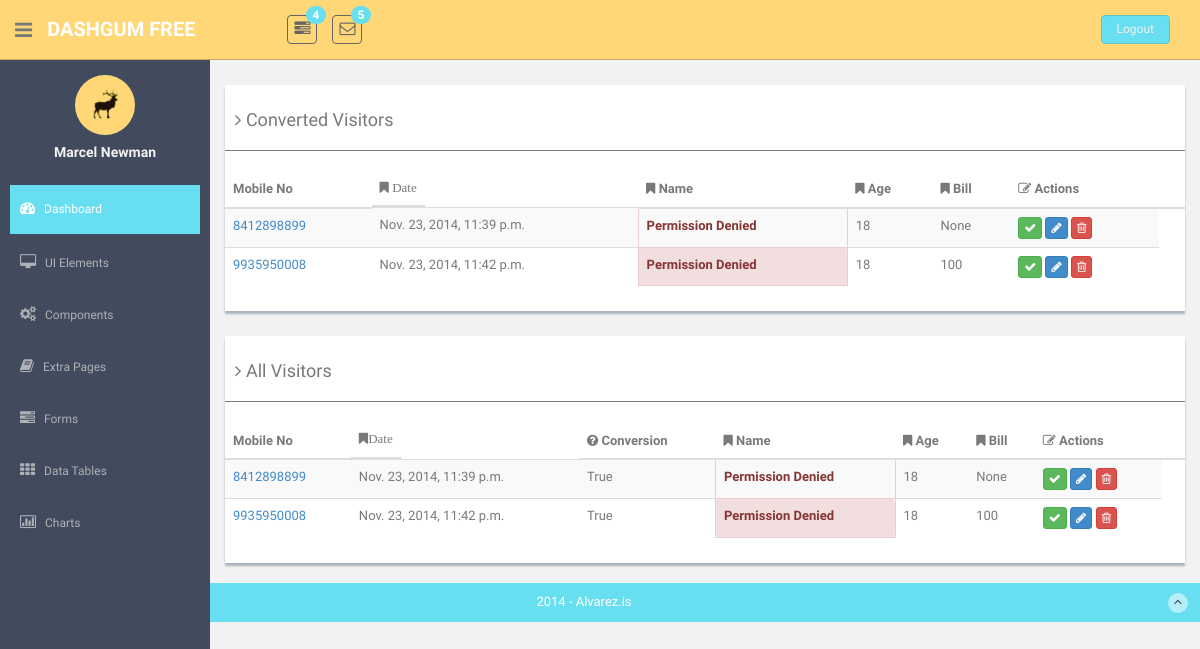
The page /records/ (signed in) on the database as committed earlier.
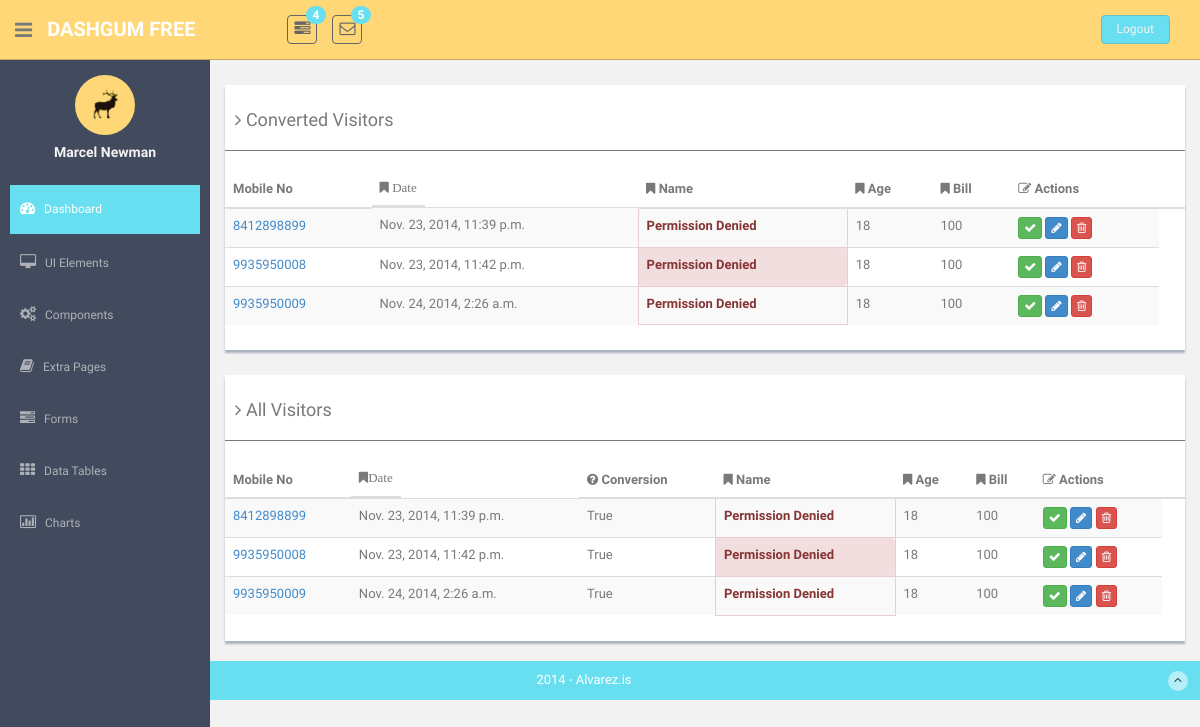
The same page on the database as committed later.
### clients/models.py (models this page shows)
class Record(models.Model):
    user = models.ForeignKey(User)
    rest_name = models.CharField(null=True,blank=True,max_length=32)
    date = models.DateTimeField(auto_now_add=True, blank=False)
    mobile = models.IntegerField(blank=False,max_length=10)
    name = models.CharField(null=True,blank=True,max_length=32)
    age = models.IntegerField(blank=False,max_length=2)
    conversion = models.BooleanField(default=False)
    bill = models.IntegerField(blank=True,max_length=10,null=True)
    table_num = models.IntegerField(null=True,blank=True,max_length=10)
    waiting = models.BooleanField(default=True)
    seated = models.BooleanField(default=False)

### clients/views.py (the view)
# urls.py: url(r'^records/$', 'clients.views.ShowRecords'),
def ShowRecords(request):
	records_converted = Record.objects.filter(user=request.user,conversion=True)
	records_total = Record.objects.filter(user=request.user)
	return render(request,"clients/records.html",{'records_converted':records_converted,'records_total':records_total})

### templates/clients/records.html (shortened to what this page needs)
{% extends "clients/base.html" %}
   {% block external_css %}
    <link href="/static/font-awesome/css/font-awesome.css" rel="stylesheet" />
    {% endblock %}
    {% block custom_css %}
    <link href="/static/css/style.css" rel="stylesheet">
    <link href="/static/css/style-responsive.css" rel="stylesheet">
    {% endblock %}
{% block body %}
  <body>
  <section id="container" >
      {% include "clients/_header.html" %}
     {% include "clients/_sidebar.html" %}
      <section id="main-content">
          <section class="wrapper">
              <div class="row mt">
                  <div class="col-md-12">
                      <div class="content-panel">
                          <table class="table table-striped table-advance table-hover">
                              <h4><i class="fa fa-angle-right"></i> Converted Visitors</h4>
                              <hr>
                              <thead>
                              <tr>
                                  <th> Mobile No</th>
                                  <th class="fa fa-bookmark"></i> Date</th>
                                  <th><i class="fa fa-bookmark"></i> Name</th>
                                  <th><i class=" fa fa-bookmark"></i> Age</th>
                                  <th><i class=" fa fa-bookmark"></i> Bill</th>
                                  <th><i class=" fa fa-edit"></i> Actions</th>
                                  <th></th>
                              </tr>
                              </thead>
                              <tbody>
                              {% for record in records_converted %}
                              <tr>
                                  <td><a href="#">{{record.mobile}}</a></td>
                                  <td class="hidden-phone">{{record.date}}</td>
                                  {% if record.name  %}
                                  <td>{{record.name}}</td>
                                  {% else %}
                                  <td class="alert alert-danger"><a href="/permission_denied/" class="alert-link">Permission Denied</a></td>
                                  {% endif %}
                                  {% if record.age  %}
                                  <td>{{record.age}}</td>
                                  {% else %}
                                  <td class="alert alert-danger"><a href="/permission_denied/" class="alert-link">Permission Denied</a></td>
                                  {% endif %}
                                  <td>{{record.bill}}</td>
                                  <td>
                                      <button class="btn btn-success btn-xs"><i class="fa fa-check"></i></button>
                                      <button class="btn btn-primary btn-xs"><i class="fa fa-pencil"></i></button>
                                      <button class="btn btn-danger btn-xs"><i class="fa fa-trash-o "></i></button>
                                  </td>
                              </tr>
                              {% endfor %}
                              </tbody>
                          </table>
                      </div>
                  </div>
              </div>
              <div class="row mt">
                  <div class="col-md-12">
                      <div class="content-panel">
                          <table class="table table-striped table-advance table-hover">
                              <h4><i class="fa fa-angle-right"></i> All Visitors</h4>
                              <hr>
                              <thead>
                              <tr>
                                  <th> Mobile No</th>
                                  <th class="fa fa-bookmark">Date</th>
                                  <th class=""><i class="fa fa-question-circle"></i> Conversion</th>
                                  <th><i class="fa fa-bookmark"></i> Name</th>
                                  <th><i class=" fa fa-bookmark"></i> Age</th>
                                  <th><i class=" fa fa-bookmark"></i> Bill</th>
                                  <th><i class=" fa fa-edit"></i> Actions</th>
                                  <th></th>
                              </tr>
                              </thead>
                              <tbody>
                              {% for record in records_total %}
                              <tr>
                                  <td><a href="#">{{record.mobile}}</a></td>
                                  <td class="hidden-phone">{{record.date}}</td>
                                  <td>{{record.conversion}}</td>
                                  {% if record.name  %}
                                    <td>{{record.name}}</td>
                                  {% else %}
                                    <td class="alert alert-danger"><a href="/permission_denied/" class="alert-link">Permission Denied</a></td>
                                  {% endif %}
                                  {% if record.age  %}
                                    <td>{{record.age}}</td>
                                  {% else %}
                                    <td class="alert alert-danger"><a href="/permission_denied/" class="alert-link">Permission Denied</a></td>
                                  {% endif %}
                                  <td>{{record.bill}}</td>
                                  <td>
                                      <button class="btn btn-success btn-xs"><i class="fa fa-check"></i></button>
                                      <button class="btn btn-primary btn-xs"><i class="fa fa-pencil"></i></button>
                                      <button class="btn btn-danger btn-xs"><i class="fa fa-trash-o "></i></button>
                                  </td>
                              </tr>
                              {% endfor %}
                              </tbody>
                          </table>
                      </div>
                  </div>
              </div>
        </section><! --/wrapper -->
      </section>
     {% include "clients/_footer.html" %}
  </section>
  </body>
  {% endblock %}

### backup_templates/templates/clients/base.html (shortened to what this page needs)
<!DOCTYPE html>
<html lang="en">
  <head>
    <link href="/static/css/bootstrap.css" rel="stylesheet">
    {% block external_css %}
    {% endblock %}
    {% block custom_css %}
    {% endblock %}
  </head>
  {% block body %}
  {% endblock %}
  </html>

### backup_templates/templates/clients/_header.html (shortened to what this page needs)
<header class="header black-bg">
              <div class="sidebar-toggle-box">
                  <div class="fa fa-bars tooltips" data-placement="right" data-original-title="Toggle Navigation"></div>
              </div>
            <a href="index.html" class="logo"><b>DASHGUM FREE</b></a>
            <div class="nav notify-row" id="top_menu">
                <ul class="nav top-menu">
                    <li class="dropdown">
                        <a data-toggle="dropdown" class="dropdown-toggle" href="index.html#">
                            <i class="fa fa-tasks"></i>
                            <span class="badge bg-theme">4</span>
                        </a>
                    </li>
                    <li id="header_inbox_bar" class="dropdown">
                        <a data-toggle="dropdown" class="dropdown-toggle" href="index.html#">
                            <i class="fa fa-envelope-o"></i>
                            <span class="badge bg-theme">5</span>
                        </a>
                    </li>
                </ul>
            </div>
            <div class="top-menu">
                <ul class="nav pull-right top-menu">
                    <li><a class="logout" href="/logout/">Logout</a></li>
                </ul>
            </div>
        </header>

### backup_templates/templates/clients/_sidebar.html (shortened to what this page needs)
<aside>
          <div id="sidebar"  class="nav-collapse ">
              <ul class="sidebar-menu" id="nav-accordion">
                  <p class="centered"><a href="profile.html"><img src="/static/img/ui-sam.jpg" class="img-circle" width="60"></a></p>
                  <h5 class="centered">Marcel Newman</h5>
                  <li class="mt">
                      <a class="active" href="index.html">
                          <i class="fa fa-dashboard"></i>
                          <span>Dashboard</span>
                      </a>
                  </li>
                  <li class="sub-menu">
                      <a href="javascript:;" >
                          <i class="fa fa-desktop"></i>
                          <span>UI Elements</span>
                      </a>
                  </li>
                  <li class="sub-menu">
                      <a href="javascript:;" >
                          <i class="fa fa-cogs"></i>
                          <span>Components</span>
                      </a>
                  </li>
                  <li class="sub-menu">
                      <a href="javascript:;" >
                          <i class="fa fa-book"></i>
                          <span>Extra Pages</span>
                      </a>
                  </li>
                  <li class="sub-menu">
                      <a href="javascript:;" >
                          <i class="fa fa-tasks"></i>
                          <span>Forms</span>
                      </a>
                  </li>
                  <li class="sub-menu">
                      <a href="javascript:;" >
                          <i class="fa fa-th"></i>
                          <span>Data Tables</span>
                      </a>
                  </li>
                  <li class="sub-menu">
                      <a href="javascript:;" >
                          <i class=" fa fa-bar-chart-o"></i>
                          <span>Charts</span>
                      </a>
                  </li>
              </ul>
          </div>
      </aside>

### backup_templates/templates/clients/_footer.html
      <footer class="site-footer">
          <div class="text-center">
              2014 - Alvarez.is
              <a href="blank.html#" class="go-top">
                  <i class="fa fa-angle-up"></i>
              </a>
          </div>
      </footer>

### clients/static/css/style.css (style rules this page uses)
body { color: #797979; background: #f2f2f2; font-family: 'Ruda', sans-serif; padding: 0px !important; margin: 0px !important; font-size:13px; }
ul li { list-style: none; }
a, a:hover, a:focus { text-decoration: none; outline: none; }
#container { width: 100%; height: 100%; }
.bg-theme { background-color: #68dff0; }
hr { margin-top: 20px; margin-bottom: 20px; border: 0; border-top: 1px solid #797979; }
.centered { text-align: center; }
.mt { margin-top: 25px; }
ul.top-menu > li > .logout { color: #f2f2f2; font-size: 12px; border-radius: 4px; -webkit-border-radius: 4px; border: 1px solid #64c3c2 !important; padding: 5px 15px; margin-right: 15px; background: #68dff0; margin-top: 15px; }
#sidebar { width: 210px; height: 100%; position: fixed; background: #424a5d; }
#sidebar h5 { color: #f2f2f2; font-weight: 700; }
#sidebar ul li { position: relative; }
ul.sidebar-menu , ul.sidebar-menu li ul.sub { margin: -2px 0 0; padding: 0; }
ul.sidebar-menu { margin-top: 75px; }
ul.sidebar-menu li { margin-bottom: 5px; margin-left:10px; margin-right:10px; }
ul.sidebar-menu li.sub-menu { line-height: 15px; }
ul.sidebar-menu li a span { display: inline-block; }
ul.sidebar-menu li a { color: #aeb2b7; text-decoration: none; display: block; padding: 15px 0 15px 10px; font-size: 12px; outline: none; -webkit-transition: all 0.3s ease; -moz-transition: all 0.3s ease; -o-transition: all 0.3s ease; -ms-transition: all 0.3s ease; transition: all 0.3s ease; }
ul.sidebar-menu li a.active, ul.sidebar-menu li a:hover, ul.sidebar-menu li a:focus { background: #68dff0; color: #fff; display: block; -webkit-transition: all 0.3s ease; -moz-transition: all 0.3s ease; -o-transition: all 0.3s ease; -ms-transition: all 0.3s ease; transition: all 0.3s ease; }
ul.sidebar-menu li a i { font-size: 15px; padding-right: 6px; }
ul.sidebar-menu li a.active i { color: #fff; }
#main-content { margin-left: 210px; }
.header, .footer { min-height: 60px; padding: 0 15px; }
.header { position: fixed; left: 0; right: 0; z-index: 1002; }
.black-bg { background: #ffd777; border-bottom: 1px solid #c9aa5f; }
.wrapper { display: inline-block; margin-top: 60px; padding-left: 15px; padding-right: 15px; padding-bottom: 15px; padding-top: 0px; width: 100%; }
a.logo { font-size: 20px; color: #ffffff; float: left; margin-top: 15px; text-transform: uppercase; }
a.logo b { font-weight: 900; }
#top_menu .nav > li, ul.top-menu > li { float: left; }
.notify-row { float: left; margin-top: 15px; margin-left: 92px; }
ul.top-menu > li > a { color: #666666; font-size: 16px; border-radius: 4px; -webkit-border-radius: 4px; border:1px solid #666666 !important; padding: 2px 6px; margin-right: 15px; }
.notify-row .badge { position: absolute; right: -10px; top: -10px; z-index: 100; }
.sidebar-toggle-box { float: left; padding-right: 15px; margin-top: 20px; }
.sidebar-toggle-box .fa-bars { cursor: pointer; display: inline-block; font-size: 20px; }
.content-panel { background: #ffffff; box-shadow: 0px 3px 2px #aab2bd; padding-top: 15px; padding-bottom: 5px; }
.content-panel h4 { margin-left: 10px; }
.site-footer { background: #68dff0; color: #fff; padding: 10px 0; }
.go-top { margin-right: 1%; float: right; background: rgba(255,255,255,.5); width: 20px; height: 20px; border-radius: 50%; -webkit-border-radius: 50%; }
.go-top i { color: #2A3542; }

Rows that differ between the two databases and show on the page:
changed Record "Nov. 23, 2014, 11:39 p.m.": bill "None" → "100"
added Record: mobile "9935950009", date "Nov. 24, 2014, 2:26 a.m.", name "Permission Denied", age "18", bill "100", conversion "True"
